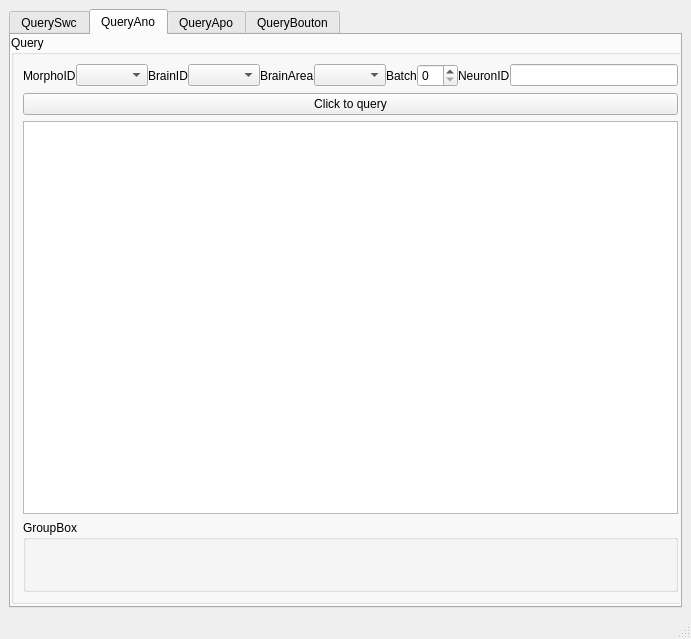
<?xml version="1.0" encoding="UTF-8"?>
<ui version="4.0">
 <class>NeuronQueryMainWindow</class>
 <widget class="QMainWindow" name="NeuronQueryMainWindow">
  <property name="geometry">
   <rect>
    <x>0</x>
    <y>0</y>
    <width>691</width>
    <height>639</height>
   </rect>
  </property>
  <property name="windowTitle">
   <string>MainWindow</string>
  </property>
  <widget class="QWidget" name="centralwidget">
   <layout class="QGridLayout" name="gridLayout">
    <item row="0" column="0">
     <widget class="QTabWidget" name="dataTabWidget">
      <property name="currentIndex">
       <number>1</number>
      </property>
      <widget class="QWidget" name="QuerySwc">
       <attribute name="title">
        <string>QuerySwc</string>
       </attribute>
       <widget class="QWidget" name="verticalLayoutWidget">
        <property name="geometry">
         <rect>
          <x>0</x>
          <y>0</y>
          <width>681</width>
          <height>571</height>
         </rect>
        </property>
        <layout class="QVBoxLayout" name="verticalLayout">
         <item>
          <widget class="QGroupBox" name="QuerySwcGroupBox">
           <property name="title">
            <string>Query</string>
           </property>
           <layout class="QGridLayout" name="gridLayout_7" rowstretch="2,1,11,2">
            <item row="2" column="0">
             <widget class="QTableWidget" name="querySwcTable"/>
            </item>
            <item row="0" column="0">
             <layout class="QGridLayout" name="QuerySwcGridLayout" rowstretch="0,0,0">
              <property name="horizontalSpacing">
               <number>4</number>
              </property>
              <item row="2" column="0">
               <layout class="QHBoxLayout" name="horizontalLayout_3">
                <item alignment="Qt::AlignLeft">
                 <widget class="QLabel" name="MorphoID_Swc">
                  <property name="text">
                   <string>MorphoID</string>
                  </property>
                 </widget>
                </item>
                <item>
                 <widget class="QComboBox" name="MorphoID_Swc_ComboBox"/>
                </item>
                <item>
                 <widget class="QLabel" name="BrainID_Swc">
                  <property name="text">
                   <string>BrainID</string>
                  </property>
                 </widget>
                </item>
                <item>
                 <widget class="QComboBox" name="BrainID_Swc_ComboBox"/>
                </item>
                <item>
                 <widget class="QLabel" name="BrainArea_Swc">
                  <property name="text">
                   <string>BrainArea</string>
                  </property>
                 </widget>
                </item>
                <item>
                 <widget class="QComboBox" name="BrainArea_Swc_ComboBox"/>
                </item>
                <item>
                 <widget class="QLabel" name="Batch_Swc">
                  <property name="text">
                   <string>Batch</string>
                  </property>
                 </widget>
                </item>
                <item>
                 <widget class="QSpinBox" name="Batch_Swc_SpinBox"/>
                </item>
                <item>
                 <widget class="QLabel" name="NueonID_Swc">
                  <property name="text">
                   <string>NeuronID</string>
                  </property>
                 </widget>
                </item>
                <item>
                 <widget class="QLineEdit" name="NeuronID_Swc_lineEdit"/>
                </item>
               </layout>
              </item>
             </layout>
            </item>
            <item row="3" column="0">
             <widget class="QGroupBox" name="groupBox">
              <property name="title">
               <string>GroupBox</string>
              </property>
             </widget>
            </item>
            <item row="1" column="0">
             <widget class="QPushButton" name="querySwcButton">
              <property name="text">
               <string>Click to query</string>
              </property>
             </widget>
            </item>
           </layout>
          </widget>
         </item>
        </layout>
       </widget>
      </widget>
      <widget class="QWidget" name="QueryAno">
       <attribute name="title">
        <string>QueryAno</string>
       </attribute>
       <widget class="QGroupBox" name="QueryAnoGroupBox">
        <property name="geometry">
         <rect>
          <x>0</x>
          <y>0</y>
          <width>679</width>
          <height>569</height>
         </rect>
        </property>
        <property name="title">
         <string>Query</string>
        </property>
        <layout class="QGridLayout" name="gridLayout_12" rowstretch="2,1,11,2">
         <item row="2" column="0">
          <widget class="QTableWidget" name="queryAnoTable"/>
         </item>
         <item row="0" column="0">
          <layout class="QGridLayout" name="QueryAnoGridLayout" rowstretch="0,0,0">
           <property name="horizontalSpacing">
            <number>4</number>
           </property>
           <item row="2" column="0">
            <layout class="QHBoxLayout" name="horizontalLayout_7">
             <item alignment="Qt::AlignLeft">
              <widget class="QLabel" name="MorphoID_Ano">
               <property name="text">
                <string>MorphoID</string>
               </property>
              </widget>
             </item>
             <item>
              <widget class="QComboBox" name="MorphoID_Ano_ComboBox"/>
             </item>
             <item>
              <widget class="QLabel" name="BrainID_Ano">
               <property name="text">
                <string>BrainID</string>
               </property>
              </widget>
             </item>
             <item>
              <widget class="QComboBox" name="BrainID_Ano_ComboBox_"/>
             </item>
             <item>
              <widget class="QLabel" name="BrainArea_Ano">
               <property name="text">
                <string>BrainArea</string>
               </property>
              </widget>
             </item>
             <item>
              <widget class="QComboBox" name="BrainArea_Ano_ComboBox"/>
             </item>
             <item>
              <widget class="QLabel" name="Batch_Ano">
               <property name="text">
                <string>Batch</string>
               </property>
              </widget>
             </item>
             <item>
              <widget class="QSpinBox" name="Batch_Ano_SpinBox"/>
             </item>
             <item>
              <widget class="QLabel" name="NueonID_Ano">
               <property name="text">
                <string>NeuronID</string>
               </property>
              </widget>
             </item>
             <item>
              <widget class="QLineEdit" name="NeuronID_Ano_lineEdit"/>
             </item>
            </layout>
           </item>
          </layout>
         </item>
         <item row="3" column="0">
          <widget class="QGroupBox" name="groupBox_2">
           <property name="title">
            <string>GroupBox</string>
           </property>
          </widget>
         </item>
         <item row="1" column="0">
          <widget class="QPushButton" name="queryAnoButton">
           <property name="text">
            <string>Click to query</string>
           </property>
          </widget>
         </item>
        </layout>
       </widget>
      </widget>
      <widget class="QWidget" name="QueryApo">
       <attribute name="title">
        <string>QueryApo</string>
       </attribute>
       <widget class="QGroupBox" name="QueryApoGroupBox">
        <property name="geometry">
         <rect>
          <x>0</x>
          <y>0</y>
          <width>679</width>
          <height>569</height>
         </rect>
        </property>
        <property name="title">
         <string>Query</string>
        </property>
        <layout class="QGridLayout" name="gridLayout_9" rowstretch="2,1,11,2">
         <item row="2" column="0">
          <widget class="QTableWidget" name="queryApoTable"/>
         </item>
         <item row="0" column="0">
          <layout class="QGridLayout" name="QueryApoGridLayout" rowstretch="0,0,0">
           <property name="horizontalSpacing">
            <number>4</number>
           </property>
           <item row="2" column="0">
            <layout class="QHBoxLayout" name="horizontalLayout_6">
             <item alignment="Qt::AlignLeft">
              <widget class="QLabel" name="MorphoID_Apo">
               <property name="text">
                <string>MorphoID</string>
               </property>
              </widget>
             </item>
             <item>
              <widget class="QComboBox" name="MorphoID_Apo_ComboBox"/>
             </item>
             <item>
              <widget class="QLabel" name="BrainID_Apo">
               <property name="text">
                <string>BrainID</string>
               </property>
              </widget>
             </item>
             <item>
              <widget class="QComboBox" name="BrainID_Apo_ComboBox_"/>
             </item>
             <item>
              <widget class="QLabel" name="BrainArea_Apo">
               <property name="text">
                <string>BrainArea</string>
               </property>
              </widget>
             </item>
             <item>
              <widget class="QComboBox" name="BrainArea_Apo_ComboBox"/>
             </item>
             <item>
              <widget class="QLabel" name="Batch_Apo">
               <property name="text">
                <string>Batch</string>
               </property>
              </widget>
             </item>
             <item>
              <widget class="QSpinBox" name="Batch_Apo_SpinBox"/>
             </item>
             <item>
              <widget class="QLabel" name="NueonID_Apo">
               <property name="text">
                <string>NeuronID</string>
               </property>
              </widget>
             </item>
             <item>
              <widget class="QLineEdit" name="NeuronID_Apo_lineEdit"/>
             </item>
            </layout>
           </item>
          </layout>
         </item>
         <item row="3" column="0">
          <widget class="QGroupBox" name="groupBox_3">
           <property name="title">
            <string>GroupBox</string>
           </property>
          </widget>
         </item>
         <item row="1" column="0">
          <widget class="QPushButton" name="queryApoButton">
           <property name="text">
            <string>Click to query</string>
           </property>
          </widget>
         </item>
        </layout>
       </widget>
      </widget>
      <widget class="QWidget" name="QueryBouton">
       <attribute name="title">
        <string>QueryBouton</string>
       </attribute>
       <widget class="QGroupBox" name="QueryBoutonGroup">
        <property name="geometry">
         <rect>
          <x>0</x>
          <y>0</y>
          <width>679</width>
          <height>569</height>
         </rect>
        </property>
        <property name="title">
         <string>Query</string>
        </property>
        <layout class="QGridLayout" name="gridLayout_8" rowstretch="2,1,11,2">
         <item row="2" column="0">
          <widget class="QTableWidget" name="queryBoutonTable"/>
         </item>
         <item row="0" column="0">
          <layout class="QGridLayout" name="QueryBoutonGridLayout" rowstretch="0,0,0">
           <property name="horizontalSpacing">
            <number>4</number>
           </property>
           <item row="2" column="0">
            <layout class="QHBoxLayout" name="horizontalLayout_4">
             <item alignment="Qt::AlignLeft">
              <widget class="QLabel" name="MorphoID_Bouton">
               <property name="text">
                <string>MorphoID</string>
               </property>
              </widget>
             </item>
             <item>
              <widget class="QComboBox" name="MorphoID_Bouton_ComboBox"/>
             </item>
             <item>
              <widget class="QLabel" name="BrainID_Bouton">
               <property name="text">
                <string>BrainID</string>
               </property>
              </widget>
             </item>
             <item>
              <widget class="QComboBox" name="BrainID_Bouton_ComboBox"/>
             </item>
             <item>
              <widget class="QLabel" name="BrainArea_Bouton">
               <property name="text">
                <string>BrainArea</string>
               </property>
              </widget>
             </item>
             <item>
              <widget class="QComboBox" name="BrainArea_Bouton_ComboBox"/>
             </item>
             <item>
              <widget class="QLabel" name="Batch_Bouton">
               <property name="text">
                <string>Batch</string>
               </property>
              </widget>
             </item>
             <item>
              <widget class="QSpinBox" name="Batch_Bouton_SpinBox"/>
             </item>
             <item>
              <widget class="QLabel" name="NueonID_Bouton">
               <property name="text">
                <string>NeuronID</string>
               </property>
              </widget>
             </item>
             <item>
              <widget class="QLineEdit" name="NeuronID_Bouton_lineEdit"/>
             </item>
            </layout>
           </item>
          </layout>
         </item>
         <item row="3" column="0">
          <widget class="QGroupBox" name="groupBox_4">
           <property name="title">
            <string>GroupBox</string>
           </property>
          </widget>
         </item>
         <item row="1" column="0">
          <widget class="QPushButton" name="queryBoutonButton">
           <property name="text">
            <string>Click to query</string>
           </property>
          </widget>
         </item>
        </layout>
       </widget>
      </widget>
     </widget>
    </item>
   </layout>
  </widget>
  <widget class="QMenuBar" name="menubar">
   <property name="geometry">
    <rect>
     <x>0</x>
     <y>0</y>
     <width>691</width>
     <height>17</height>
    </rect>
   </property>
  </widget>
  <widget class="QStatusBar" name="statusbar"/>
  <action name="actionLogIn">
   <property name="text">
    <string>LogIn</string>
   </property>
   <property name="toolTip">
    <string>login</string>
   </property>
  </action>
 </widget>
 <resources/>
 <connections/>
</ui>
